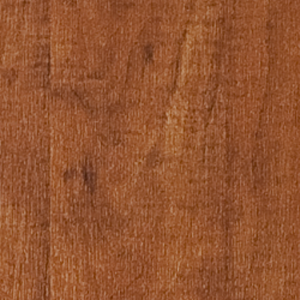
#> input picture origin_images/1.png, 300 x 300 px, found by its file name
$ python test.py
#> lines starting #> are read from the running program, lines starting #| are printed output that depends on the picture
import numpy as np
import cv2 as cv


# --------------------------main-------------------------------------------

#----------------------------read and show image------------------------
cv.namedWindow('origin', cv.WINDOW_AUTOSIZE)
cv.namedWindow('defect', cv.WINDOW_AUTOSIZE)
cv.moveWindow('origin', 100, 100)
cv.moveWindow('defect', 500, 100)

img = cv.imread('./images/1.png')
#> img is the input picture: shape (300, 300, 3); mean B, G, R 48.7, 84.5, 147.2
cv.imshow('origin', img)

roi_img = img[50:150, 50:100]
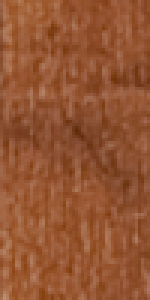
#> roi_img: shape (100, 50, 3) (shown 3 times larger); mean B, G, R 50.8, 85.2, 147.8
cv.imshow("defect", roi_img)

cv.waitKey()
